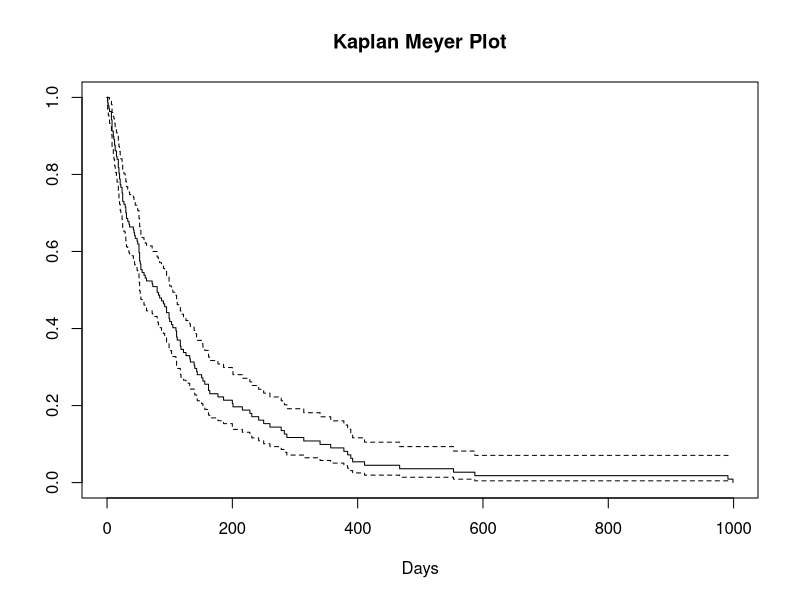
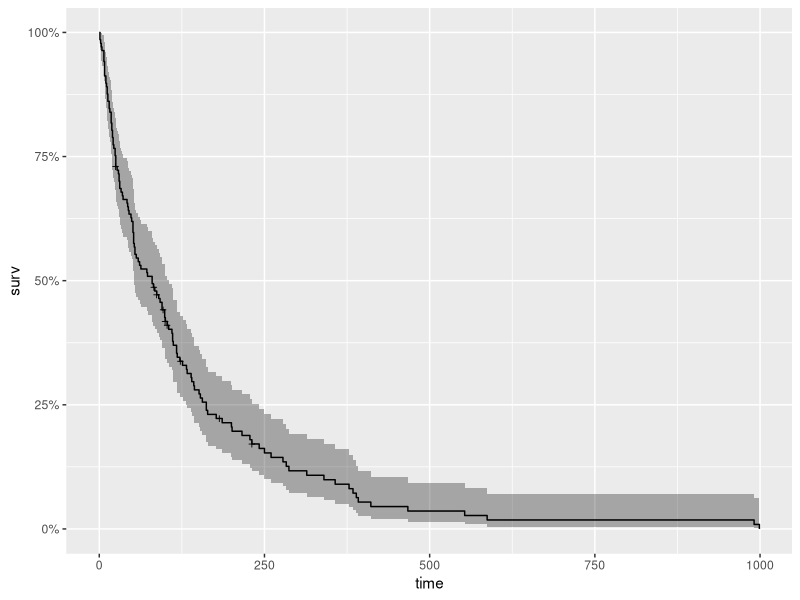
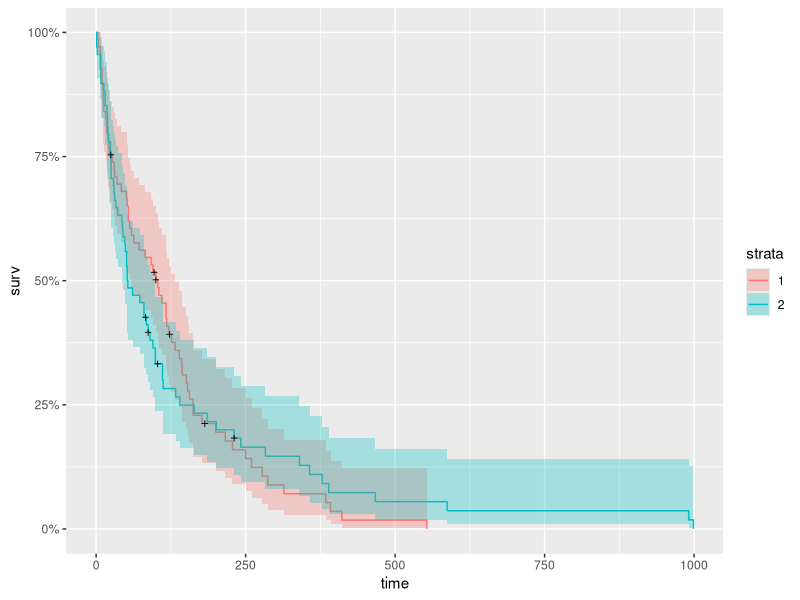
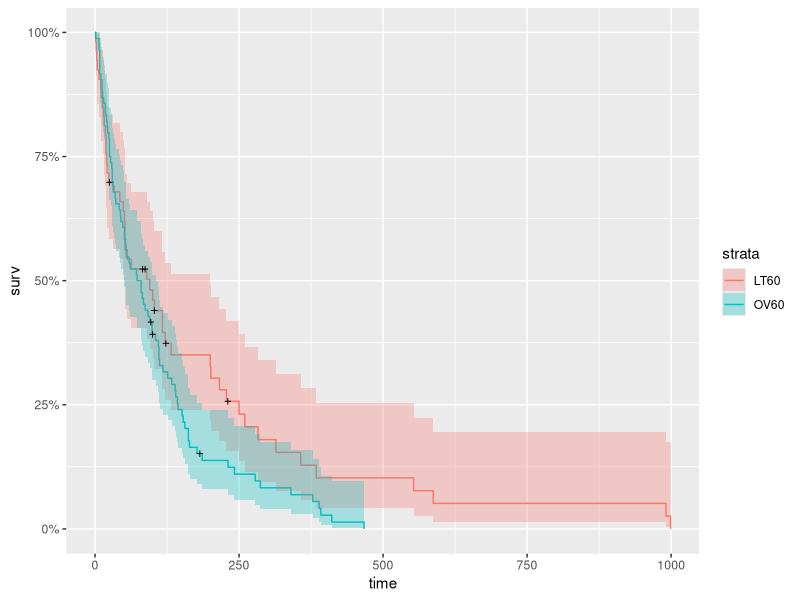
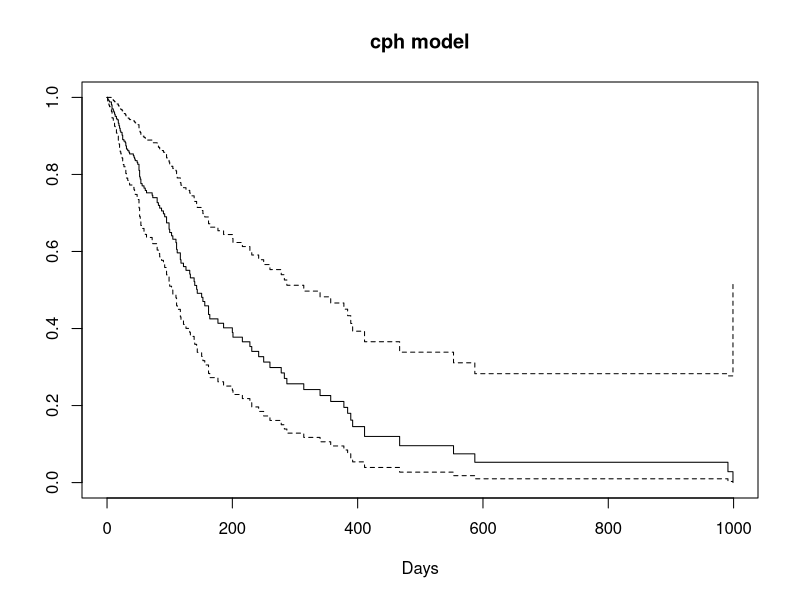
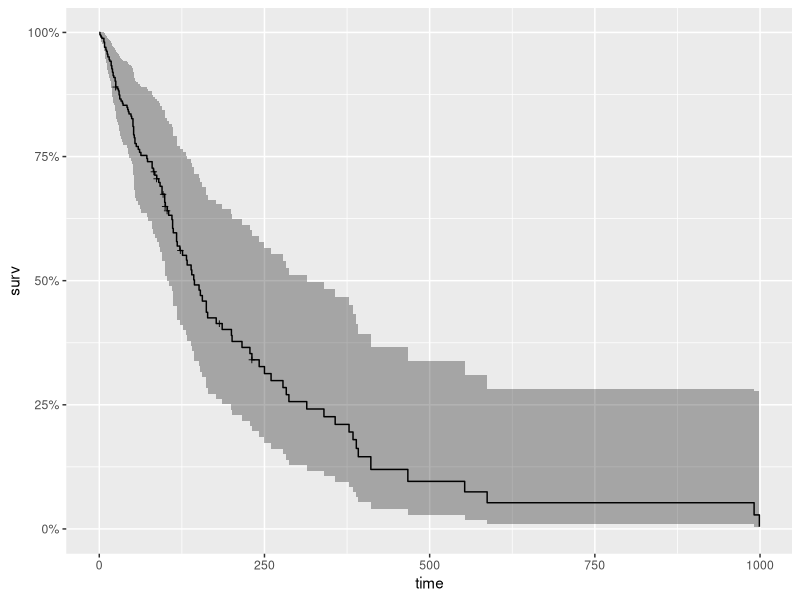
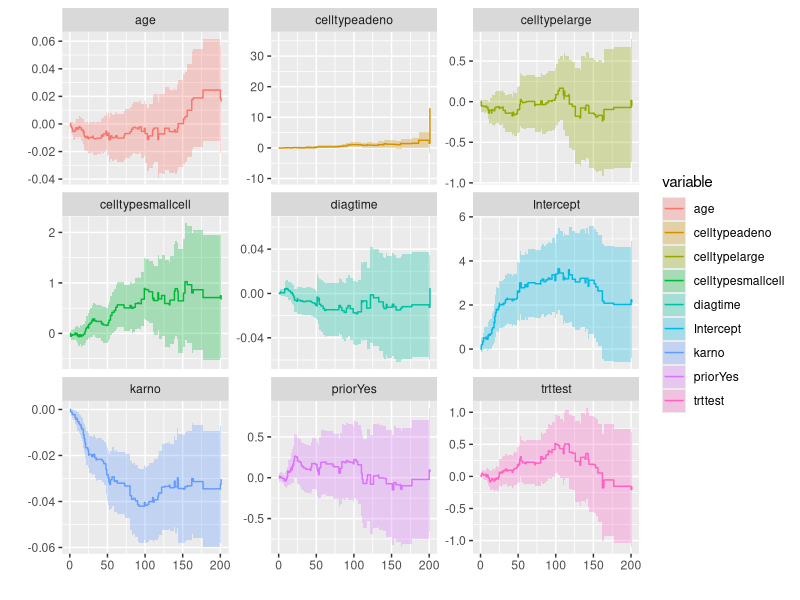
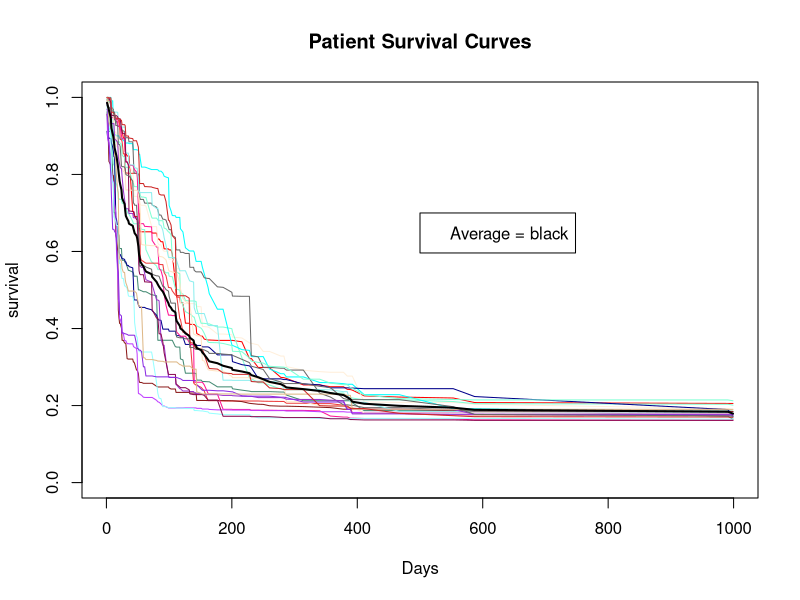

Here is the R script that generated these plots, in order:
# With roots dating back to at least 1662 when John Graunt, a London merchant,
# published an extensive set of inferences based on mortality records, survival 
# analysis is one of the oldest subfields of Statistics. Basic life-table 
# methods, including techniques for dealing with censored data, were discovered 
# before 1700, and in the early eighteenth century, the old masters - 
# de Moivre working on annuities, and Daniel Bernoulli studying competing risks 
# for the analysis of smallpox inoculation - developed the modern foundations of 
# the field. Today, survival analysis models are important in Engineering, 
# Insurance, Marketing, Medicine, and many more application areas. So, it is not 
# surprising that R should be rich in survival analysis functions. CRAN’s 
# Survival Analysis Task View, a curated list of the best relevant R survival 
# analysis packages and functions, is indeed formidable. We all owe a great deal 
# of gratitude to Arthur Allignol and Aurielien Latouche, the task view 
# maintainers.

# Looking at the Task View on a small screen, however, is a bit like standing 
# too close to a brick wall - left-right, up-down, bricks all around. It is a 
# fantastic edifice that gives some idea of the significant contributions R 
# developers have made both to the theory and practice of Survival Analysis. 
# As well-organized as it is, however, I imagine that even survival analysis 
# experts need some time to find their way around this task view. Newcomers - 
# people either new to R or new to survival analysis or both - must find it 
# overwhelming. So, it is with newcomers in mind that I offer the following 
# narrow trajectory through the task view that relies on just a few packages: 
# survival, ggplot2, ggfortify, and ranger

# The survival package is the cornerstone of the entire R survival analysis 
# edifice. Not only is the package itself rich in features, but the object 
# created by the Surv() function, which contains failure time and censoring 
# information, is the basic survival analysis data structure in R. Dr. Terry 
# Therneau, the package author, began working on the survival package in 1986. 
# The first public release, in late 1989, used the Statlib service hosted by 
# Carnegie Mellon University. Thereafter, the package was incorporated directly 
# into Splus, and subsequently into R.

# ggfortify enables producing handsome, one-line survival plots with 
# ggplot2::autoplot.

# ranger might be the surprise in my very short list of survival packages.
# The ranger() function is well-known for being a fast implementation of the 
# Random Forests algorithm for building ensembles of classification and 
# regression trees. But ranger() also works with survival data. Benchmarks 
# indicate that ranger() is suitable for building time-to-event models with 
# the large, high-dimensional data sets important to internet marketing 
# applications. Since ranger() uses standard Surv() survival objects, it’s an 
# ideal tool for getting acquainted with survival analysis in this 
# machine-learning age.

# Load the data
# This first block of code loads the required packages, along with the veteran 
# dataset from the survival package that contains data from a two-treatment, 
# randomized trial for lung cancer.
library(survival)
library(ranger)
library(ggplot2)
library(dplyr)
library(ggfortify)

#------------
data(veteran)
head(veteran)

# The variables in veteran are: * trt: 1=standard 2=test * celltype: 
# 1=squamous, 2=small cell, 3=adeno, 4=large * time: survival time in 
# days * status: censoring status * karno: Karnofsky performance score 
# (100=good) * diagtime: months from diagnosis to randomization * age: 
# in years * prior: prior therapy 0=no, 10=yes

# Kaplan Meier Analysis
# The first thing to do is to use Surv() to build the standard survival 
# object. The variable time records survival time; status indicates whether 
# the patient’s death was observed (status = 1) or that survival time was 
# censored (status = 0). Note that a “+” after the time in the print out of 
# km indicates censoring.
# Kaplan Meier Survival Curve
km <- with(veteran, Surv(time, status))
head(km,80)

# To begin our analysis, we use the formula Surv(futime, status) ~ 1 and the 
# survfit() function to produce the Kaplan-Meier estimates of the probability 
# of survival over time. The times parameter of the summary() function gives 
# some control over which times to print. Here, it is set to print the 
# estimates for 1, 30, 60 and 90 days, and then every 90 days thereafter. This 
# is the simplest possible model. It only takes three lines of R code to fit 
# it, and produce numerical and graphical summaries.
km_fit <- survfit(Surv(time, status) ~ 1, data=veteran)
summary(km_fit, times = c(1,30,60,90*(1:10)))

plot(km_fit, xlab="Days", main = 'Kaplan Meyer Plot')

# base graphics is always ready
autoplot(km_fit)

#Next, we look at survival curves by treatment.
km_trt_fit <- survfit(Surv(time, status) ~ trt, data=veteran)
autoplot(km_trt_fit)

# And, to show one more small exploratory plot, I’ll do just a little data 
# munging to look at survival by age. First, I create a new data frame with 
# a categorical variable AG that has values LT60 and GT60, which respectively 
# describe veterans younger and older than sixty. While I am at it, I make 
# trt and prior into factor variables. But note, survfit() and npsurv() 
# worked just fine without this refinement.
vet <- mutate(veteran, AG = ifelse((age < 60), "LT60", "OV60"),
              AG = factor(AG),
              trt = factor(trt,labels=c("standard","test")),
              prior = factor(prior,labels=c("N0","Yes")))


km_AG_fit <- survfit(Surv(time, status) ~ AG, data=vet)

autoplot(km_AG_fit)

# Although the two curves appear to overlap in the first fifty days, younger 
# patients clearly have a better chance of surviving more than a year.

# Cox Proportional Hazards Model
# Next, I’ll fit a Cox Proportional Hazards Model that makes use of all of 
# the covariates in the data set.
# Fit Cox Model
cox <- coxph(Surv(time, status) ~ trt + celltype + karno + diagtime + age + prior , data = vet)
summary(cox)

cox_fit <- survfit(cox)

plot(cox_fit, main = "cph model", xlab="Days")

autoplot(cox_fit)

# Note that the model flags small cell type, adeno cell type and karno as 
# significant. However, some caution needs to be exercised in interpreting 
# these results. While the Cox Proportional Hazard’s model is thought to be 
# “robust”, a careful analysis would check the assumptions underlying the 
# model. For example, the Cox model assumes that the covariates do not vary 
# with time. In a vignette that accompanies the survival package 
# Therneau, Crowson and Atkinson demonstrate that the Karnofsky score (karno) 
# is, in fact, time-dependent so the assumptions for the Cox model are not 
# met. The vignette authors go on to present a strategy for dealing with time 
# dependent covariates.

# Data scientists who are accustomed to computing ROC curves to assess model 
# performance should be interested in the Concordance statistic. The 
# documentation for the survConcordance() function in the survival package 
# defines concordance as “the probability of agreement for any two randomly 
# chosen observations, where in this case agreement means that the observation 
# with the shorter survival time of the two also has the larger risk score. 
# The predictor (or risk score) will often be the result of a Cox model or 
# other regression” and notes that: “For continuous covariates concordance is 
# equivalent to Kendall’s tau, and for logistic regression is is equivalent to 
# the area under the ROC curve.”

# To demonstrate using the survival package, along with ggplot2 and ggfortify, 
# I’ll fit Aalen’s additive regression model for censored data to the veteran 
# data. The documentation states: “The Aalen model assumes that the cumulative 
# hazard H(t) for a subject can be expressed as a(t) + X B(t), where a(t) is 
# a time-dependent intercept term, X is the vector of covariates for the 
# subject (possibly time-dependent), and B(t) is a time-dependent matrix of 
# coefficients.”

# The plots show how the effects of the covariates change over time. Notice 
# the steep slope and then abrupt change in slope of karno.
aa_fit <-aareg(Surv(time, status) ~ trt + celltype +
                 karno + diagtime + age + prior , 
               data = vet)
aa_fit

#summary(aa_fit)  # provides a more complete summary of results
autoplot(aa_fit)

# Random Forests Model
# As a final example of what some might perceive as a data-science-like way 
# to do time-to-event modeling, I’ll use the ranger() function to fit a 
# Random Forests Ensemble model to the data. Note however, that there is 
# nothing new about building tree models of survival data. Terry Therneau 
# also wrote the rpart package, R’s basic tree-modeling package, along with 
# Brian Ripley. See section 8.4 for the rpart vignette that contains a 
# survival analysis example.

# ranger() builds a model for each observation in the data set. The next 
# block of code builds the model using the same variables used in the Cox 
# model above, and plots twenty random curves, along with a curve that 
# represents the global average for all of the patients. Note that I am 
# using plain old base R graphics here.
# ranger model
r_fit <- ranger(Surv(time, status) ~ trt + celltype + 
                  karno + diagtime + age + prior,
                data = vet,
                mtry = 4,
                importance = "permutation",
                splitrule = "extratrees",
                verbose = TRUE)

# Average the survival models
death_times <- r_fit$unique.death.times 
surv_prob <- data.frame(r_fit$survival)
avg_prob <- sapply(surv_prob,mean)

# Plot the survival models for each patient
plot(r_fit$unique.death.times,r_fit$survival[1,], 
     type = "l", 
     ylim = c(0,1),
     col = "red",
     xlab = "Days",
     ylab = "survival",
     main = "Patient Survival Curves")

#
cols <- colors()
for (n in sample(c(2:dim(vet)[1]), 20)){
  lines(r_fit$unique.death.times, r_fit$survival[n,], type = "l", col = cols[n])
}
lines(death_times, avg_prob, lwd = 2)
legend(500, 0.7, legend = c('Average = black'))

# The next block of code illustrates how ranger() ranks variable importance.
vi <- data.frame(sort(round(r_fit$variable.importance, 4), decreasing = TRUE))
names(vi) <- "importance"
head(vi)

# Notice that ranger() flags karno and celltype as the two most important; 
# the same variables with the smallest p-values in the Cox model. Also note 
# that the importance results just give variable names and not level names. 
# This is because ranger and other tree models do not usually create dummy 
# variables.

# But ranger() does compute Harrell’s c-index, which is similar to the 
# Concordance statistic described 
# above. This is a generalization of the ROC curve, which reduces to 
# the Wilcoxon-Mann-Whitney statistic for binary variables, which in 
# turn, is equivalent to computing the area under the ROC curve.
cat("Prediction Error = 1 - Harrell's c-index = ", r_fit$prediction.error)

# An ROC value of .68 would normally be pretty good for a first try. But 
# note that the ranger model doesn’t do anything to address the time varying 
# coefficients. This apparently is a challenge. In a 2011 paper Hamad observes:

# I believe that the major use for tree-based models for survival data will 
# be to deal with very large data sets.

# Finally, to provide an “eyeball comparison” of the three survival curves, 
# I’ll plot them on the same graph.The following code pulls out the survival 
# data from the three model objects and puts them into a data frame for 
# ggplot().

# Set up for ggplot
kmi <- rep("KM",length(km_fit$time))
km_df <- data.frame(km_fit$time,km_fit$surv,kmi)
names(km_df) <- c("Time","Surv","Model")

coxi <- rep("Cox",length(cox_fit$time))
cox_df <- data.frame(cox_fit$time,cox_fit$surv,coxi)
names(cox_df) <- c("Time","Surv","Model")

rfi <- rep("RF",length(r_fit$unique.death.times))
rf_df <- data.frame(r_fit$unique.death.times,avg_prob,rfi)
names(rf_df) <- c("Time","Surv","Model")

plot_df <- rbind(km_df,cox_df,rf_df)

p <- ggplot(plot_df, aes(x = Time, y = Surv, color = Model))
p + geom_line()

# For this data set, I would put my money on a carefully constructed Cox 
# model that takes into account the time varying coefficients. I suspect 
# that there are neither enough observations nor enough explanatory variables 
# for the ranger() model to do better.

# This four-package excursion only hints at the Survival Analysis tools 
# that are available in R, but it does illustrate some of the richness of 
# the R platform, which has been under continuous development and improvement 
# for nearly twenty years. The ranger package, which suggests the survival 
# package, and ggfortify, which depends on ggplot2 and also suggests the 
# survival package, illustrate how open-source code allows developers to build 
# on the work of their predecessors. The documentation that accompanies the 
# survival package, the numerous online resources, and the statistics such 
# as concordance and Harrell’s c-index packed into the objects produced by 
# fitting the models gives some idea of the statistical depth that underlies 
# almost everything R.
